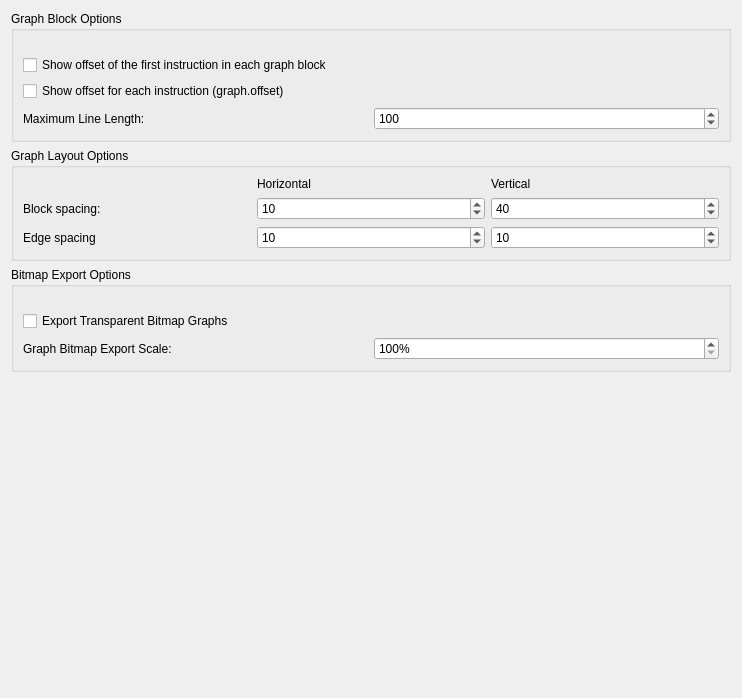
<?xml version="1.0" encoding="UTF-8"?>
<ui version="4.0">
 <class>GraphOptionsWidget</class>
 <widget class="QWidget" name="GraphOptionsWidget">
  <property name="geometry">
   <rect>
    <x>0</x>
    <y>0</y>
    <width>742</width>
    <height>698</height>
   </rect>
  </property>
  <property name="windowTitle">
   <string>Graph</string>
  </property>
  <layout class="QVBoxLayout" name="verticalLayout_3">
   <item>
    <layout class="QVBoxLayout" name="verticalLayout_8">
     <item>
      <widget class="QGroupBox" name="GraphBlockOptions">
       <property name="title">
        <string>Graph Block Options </string>
       </property>
       <layout class="QVBoxLayout" name="verticalLayout_9">
        <property name="topMargin">
         <number>24</number>
        </property>
        <item>
         <widget class="QCheckBox" name="blockEntryCheckBox">
          <property name="toolTip">
           <string>The offset of the first instruction of a graph block is shown in the header of the respective graph block</string>
          </property>
          <property name="text">
           <string>Show offset of the first instruction in each graph block</string>
          </property>
         </widget>
        </item>
        <item>
         <widget class="QCheckBox" name="graphOffsetCheckBox">
          <property name="text">
           <string>Show offset for each instruction (graph.offset)</string>
          </property>
         </widget>
        </item>
        <item>
         <layout class="QHBoxLayout" name="horizontalLayout">
          <item>
           <widget class="QLabel" name="maxColsLabel">
            <property name="text">
             <string>Maximum Line Length:</string>
            </property>
           </widget>
          </item>
          <item>
           <widget class="QSpinBox" name="maxColsSpinBox">
            <property name="minimum">
             <number>25</number>
            </property>
            <property name="maximum">
             <number>256</number>
            </property>
            <property name="value">
             <number>100</number>
            </property>
           </widget>
          </item>
         </layout>
        </item>
       </layout>
      </widget>
     </item>
     <item>
      <widget class="QGroupBox" name="LayoutBlock">
       <property name="title">
        <string>Graph Layout Options</string>
       </property>
       <layout class="QGridLayout" name="gridLayout_2">
        <item row="1" column="1">
         <widget class="QSpinBox" name="horizontalBlockSpacing">
          <property name="maximum">
           <number>400</number>
          </property>
          <property name="singleStep">
           <number>10</number>
          </property>
          <property name="value">
           <number>10</number>
          </property>
         </widget>
        </item>
        <item row="0" column="2">
         <widget class="QLabel" name="label_4">
          <property name="text">
           <string>Vertical</string>
          </property>
         </widget>
        </item>
        <item row="2" column="1">
         <widget class="QSpinBox" name="horizontalEdgeSpacing">
          <property name="minimum">
           <number>1</number>
          </property>
          <property name="maximum">
           <number>400</number>
          </property>
          <property name="singleStep">
           <number>5</number>
          </property>
          <property name="value">
           <number>10</number>
          </property>
         </widget>
        </item>
        <item row="0" column="1">
         <widget class="QLabel" name="label_3">
          <property name="text">
           <string>Horizontal</string>
          </property>
         </widget>
        </item>
        <item row="2" column="2">
         <widget class="QSpinBox" name="verticalEdgeSpacing">
          <property name="minimum">
           <number>1</number>
          </property>
          <property name="maximum">
           <number>400</number>
          </property>
          <property name="singleStep">
           <number>5</number>
          </property>
          <property name="value">
           <number>10</number>
          </property>
         </widget>
        </item>
        <item row="1" column="2">
         <widget class="QSpinBox" name="verticalBlockSpacing">
          <property name="maximum">
           <number>400</number>
          </property>
          <property name="singleStep">
           <number>10</number>
          </property>
          <property name="value">
           <number>40</number>
          </property>
         </widget>
        </item>
        <item row="1" column="0">
         <widget class="QLabel" name="label">
          <property name="text">
           <string>Block spacing:</string>
          </property>
         </widget>
        </item>
        <item row="2" column="0">
         <widget class="QLabel" name="label_2">
          <property name="text">
           <string>Edge spacing</string>
          </property>
         </widget>
        </item>
       </layout>
      </widget>
     </item>
     <item>
      <widget class="QGroupBox" name="BitmapExportBlock">
       <property name="title">
        <string>Bitmap Export Options</string>
       </property>
       <layout class="QVBoxLayout" name="verticalLayout_10">
        <property name="topMargin">
         <number>24</number>
        </property>
        <item>
         <widget class="QCheckBox" name="checkTransparent">
          <property name="text">
           <string>Export Transparent Bitmap Graphs</string>
          </property>
         </widget>
        </item>
        <item>
         <layout class="QHBoxLayout" name="horizontalLayout_2">
          <item>
           <widget class="QLabel" name="bitmapGraphScaleLabel">
            <property name="text">
             <string>Graph Bitmap Export Scale: </string>
            </property>
           </widget>
          </item>
          <item>
           <widget class="QDoubleSpinBox" name="bitmapGraphScale">
            <property name="suffix">
             <string>%</string>
            </property>
            <property name="decimals">
             <number>0</number>
            </property>
            <property name="minimum">
             <double>100.000000000000000</double>
            </property>
            <property name="maximum">
             <double>30000.000000000000000</double>
            </property>
            <property name="singleStep">
             <double>50.000000000000000</double>
            </property>
           </widget>
          </item>
         </layout>
        </item>
       </layout>
      </widget>
     </item>
    </layout>
   </item>
   <item>
    <spacer name="verticalSpacer">
     <property name="orientation">
      <enum>Qt::Vertical</enum>
     </property>
     <property name="sizeHint" stdset="0">
      <size>
       <width>20</width>
       <height>40</height>
      </size>
     </property>
    </spacer>
   </item>
  </layout>
 </widget>
 <tabstops>
  <tabstop>horizontalBlockSpacing</tabstop>
  <tabstop>verticalBlockSpacing</tabstop>
  <tabstop>horizontalEdgeSpacing</tabstop>
  <tabstop>verticalEdgeSpacing</tabstop>
 </tabstops>
 <resources/>
 <connections/>
</ui>
